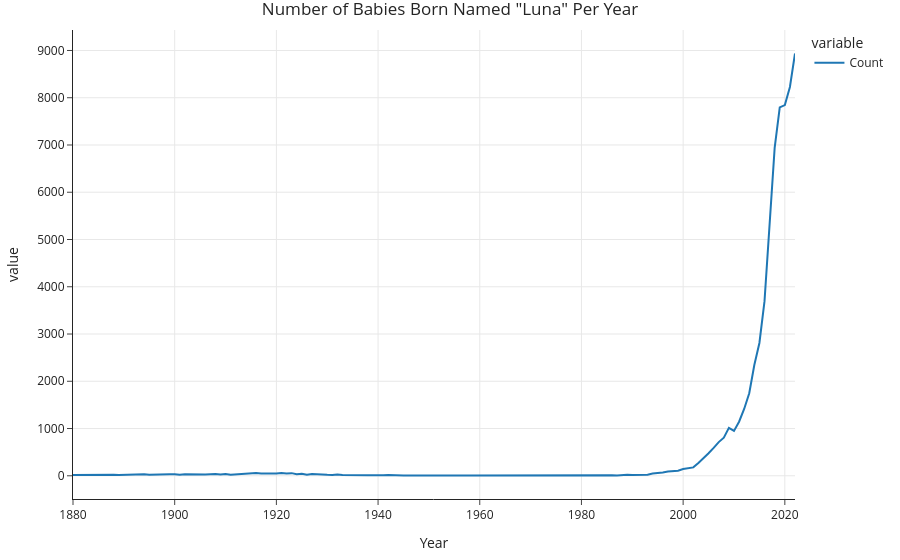

The code cell stored with this chart in its notebook:
### Code cell
name_graph('Luna')

### Figure 1 — Plotly figure (JSON) as saved in the notebook; plotly's stock layout.template omitted (floating-point values rounded to 4 significant figures; data arrays with more than 128 entries replaced by an {"elided": "..."} marker saying what was removed)
{"data": [{"hovertemplate": "variable=Count<br>Year=%{x}<br>value=%{y}<extra></extra>", "legendgroup": "Count", "line": {"color": "#1F77B4", "dash": "solid"}, "marker": {"symbol": "circle"}, "mode": "lines", "name": "Count", "orientation": "v", "showlegend": true, "type": "scatter", "x": {"elided": "130 int values"}, "xaxis": "x", "y": {"elided": "130 int values"}, "yaxis": "y"}], "layout": {"legend": {"title": {"text": "variable"}, "tracegroupgap": 0}, "title": {"text": "Number of Babies Born Named \"Luna\" Per Year"}, "xaxis": {"anchor": "y", "domain": [0, 1], "title": {"text": "Year"}}, "yaxis": {"anchor": "x", "domain": [0, 1], "title": {"text": "value"}}}}
